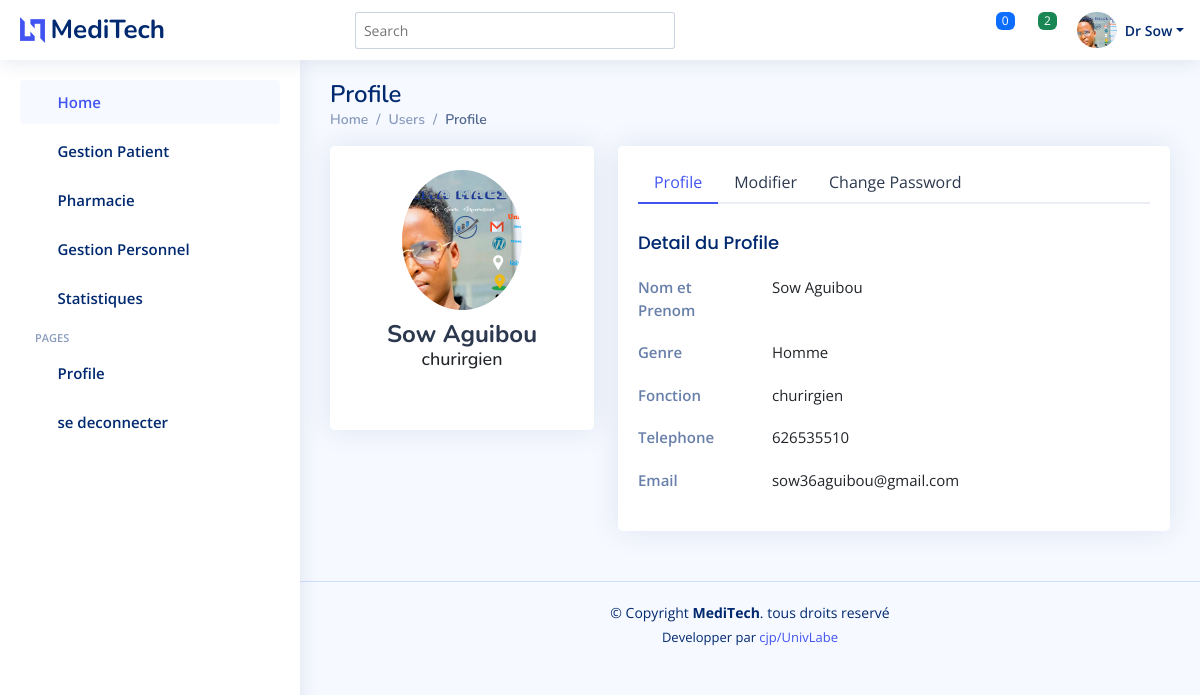
The app's page /user_profile/ (signed in), older data.
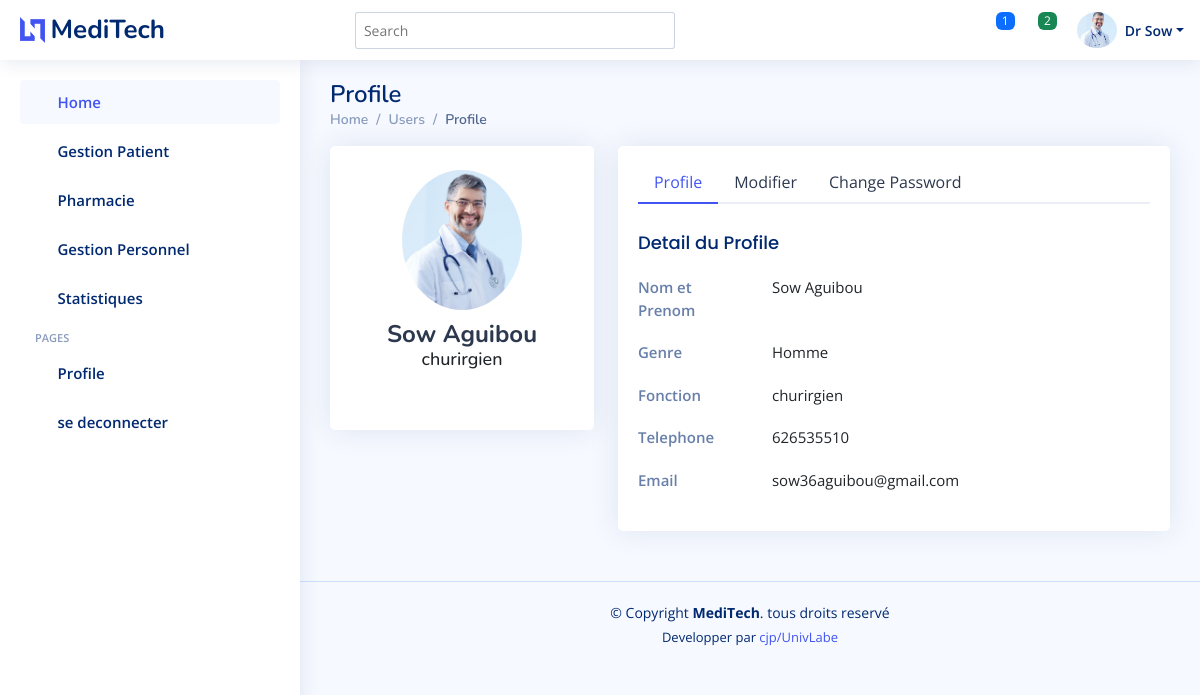
The same page, newer data.
### Personnel_Service/models.py (models this page shows, shortened)
class Personnel(models.Model):
    user = models.ForeignKey(Utilisateur, on_delete = models.CASCADE)
    nom=models.CharField(max_length=32)
    prenom=models.CharField(max_length=32)
    genre=models.CharField(max_length=9)
    tel=models.CharField(max_length=9)
    email=models.EmailField(unique=True)
    fonction=models.ForeignKey(Fonction,on_delete = models.CASCADE)
    image=models.ImageField( upload_to='profil_personnel/', height_field=None, width_field=None, max_length=None,blank=True)
    identifiant = models.CharField(max_length = 30)

class Fonction(models.Model):
    nom_fonction = models.CharField(max_length = 32)
    def __str__(self):
        return self.nom_fonction

### Personnel_Service/views.py (the view, shortened to what this page needs)
# urls.py: path('user_profile/',userProfile,name = 'user_profile'),
def userProfile(request):
    user = request.user
    personnel = Personnel.objects.get(user=user)
    context = {
        'personnel':personnel,
    }
    return render (request, 'Personnel_Service/users-profile.html',context)

### Personnel_Service/context_processors.py (called while the page is built)
def notifications(request):
    if request.user.is_authenticated:
        try:
            personnel = Personnel.objects.get(user=request.user)
            rdv_enAttente = Rendezvous.objects.filter(status_rdv='en attente', personnel=personnel)
            nbr_rdvA = rdv_enAttente.count()
            historique_notif = Rendezvous.objects.filter(personnel=personnel)
        except Personnel.DoesNotExist:
            rdv_enAttente = []
            nbr_rdvA = 0
            historique_notif=[]
    else:
        rdv_enAttente = []
        nbr_rdvA = 0
        historique_notif=[]
    return {
        'rdv_enAttente': rdv_enAttente,
        'nbr_rdvA': nbr_rdvA,
        'historique_notif':historique_notif
    }

### Personnel_Service/templates/Personnel_Service/users-profile.html (shortened to what this page needs)
{% load static %}
{% include "Personnel_Service/header_pers.html" %}
  <main id="main" class="main">
    <div class="pagetitle">
      <h1>Profile</h1>
      <nav>
        <ol class="breadcrumb">
          <li class="breadcrumb-item"><a href="index.html">Home</a></li>
          <li class="breadcrumb-item">Users</li>
          <li class="breadcrumb-item active">Profile</li>
        </ol>
      </nav>
    </div>
    <section class="section profile">
      <div class="row">
        <div class="col-xl-4">
          <div class="card">
            <div class="card-body profile-card pt-4 d-flex flex-column align-items-center">
              {% if personnel.image %}
            <img src="{{ personnel.image.url }}" alt="Profile" class="rounded-circle" >
            {% else %}
            <img src="{% static 'Patients/assets/img/messages-2.jpg' %}" alt="Profile" class="rounded-circle" >
            {% endif %}
              <h2>{{ user.nom }} {{ user.prenom }}</h2>
              <h3>{{ personnel.fonction }}</h3>
              <div class="social-links mt-2">
                <a href="#" class="twitter"><i class="bi bi-twitter"></i></a>
                <a href="#" class="facebook"><i class="bi bi-facebook"></i></a>
                <a href="#" class="instagram"><i class="bi bi-instagram"></i></a>
                <a href="#" class="linkedin"><i class="bi bi-linkedin"></i></a>
              </div>
            </div>
          </div>
        </div>
        <div class="col-xl-8">
          <div class="card">
            <div class="card-body pt-3">
              <ul class="nav nav-tabs nav-tabs-bordered">
                <li class="nav-item">
                  <button class="nav-link active" data-bs-toggle="tab" data-bs-target="#profile-overview">Profile</button>
                </li>
                <li class="nav-item">
                  <button class="nav-link" data-bs-toggle="tab" data-bs-target="#profile-edit">Modifier</button>
                </li>
                <li class="nav-item">
                  <button class="nav-link" data-bs-toggle="tab" data-bs-target="#profile-change-password">Change Password</button>
                </li>
              </ul>
              <div class="tab-content pt-2">
                <div class="tab-pane fade show active profile-overview" id="profile-overview">
                  <h5 class="card-title"> Detail du Profile</h5>
                  <div class="row">
                    <div class="col-lg-3 col-md-4 label ">Nom et Prenom</div>
                    <div class="col-lg-9 col-md-8">{{ user.nom }} {{ user.prenom }}</div>
                  </div>
                  <div class="row">
                    <div class="col-lg-3 col-md-4 label">Genre</div>
                    <div class="col-lg-9 col-md-8">{{ personnel.genre }}</div>
                  </div>
                  <div class="row">
                    <div class="col-lg-3 col-md-4 label">Fonction</div>
                    <div class="col-lg-9 col-md-8">{{ personnel.fonction }}</div>
                  </div>
                  <div class="row">
                    <div class="col-lg-3 col-md-4 label">Telephone</div>
                    <div class="col-lg-9 col-md-8">{{ personnel.tel }}</div>
                  </div>
                  <div class="row">
                    <div class="col-lg-3 col-md-4 label">Email</div>
                    <div class="col-lg-9 col-md-8">{{ personnel.email }}</div>
                  </div>
                </div>
              </div>
            </div>
          </div>
        </div>
      </div>
    </section>
  </main>
 {% include "Personnel_Service/footer_personnel.html" %}

### Personnel_Service/templates/Personnel_Service/header_pers.html (shortened to what the changed rows need)
{% load static %}
<!DOCTYPE html>
<html lang="en">
<head>
  <link href="{% static 'Patients/assets/vendor/bootstrap/css/bootstrap.min.css' %}" rel="stylesheet">
  <link href="{% static 'Patients/assets/vendor/bootstrap-icons/bootstrap-icons.css' %}" rel="stylesheet">
  <link href="{% static 'Patients/assets/vendor/boxicons/css/boxicons.min.css' %}" rel="stylesheet">
  <link href="{% static 'Patients/assets/vendor/quill/quill.snow.css' %}" rel="stylesheet">
  <link href="{% static 'Patients/assets/vendor/quill/quill.bubble.css' %}" rel="stylesheet">
  <link href="{% static 'Patients/assets/vendor/remixicon/remixicon.css' %}" rel="stylesheet">
  <link href="{% static 'Patients/assets/vendor/simple-datatables/style.css' %}" rel="stylesheet">
  <link href="{% static 'Patients/assets/css/style.css' %}" rel="stylesheet">
<body>
  <header id="header" class="header fixed-top d-flex align-items-center">
    <nav class="header-nav ms-auto">
      <ul class="d-flex align-items-center">
        <li class="nav-item dropdown">
          <a class="nav-link nav-icon" href="#" data-bs-toggle="dropdown">
            <i class="bi bi-bell"></i>
            <span class="badge bg-primary badge-number">{{ nbr_rdvA }}</span>
          </a>
        </li>
        <li class="nav-item dropdown pe-3">
          <a class="nav-link nav-profile d-flex align-items-center pe-0" href="#" data-bs-toggle="dropdown">
            {% if personnel.image %}
            <img src="{{ personnel.image.url }}" alt="Profile" class="rounded-circle" style=" width: 40px;
            height: 40px;
            object-fit: cover;
            object-position: center;
            border-radius: 50%;">
            {% else %}
            <img src="{% static 'Patients/assets/img/messages-2.jpg' %}" alt="Profile" class="rounded-circle" style=" width: 40px;
            height: 50px;
            object-fit: cover;
            object-position: center;
            border-radius: 50%;">
            {% endif %}
            <span class="d-none d-md-block dropdown-toggle ps-2">Dr {{ user.nom }}</span>
          </a>
        </li>
      </ul>
    </nav>
  </header>

Row changes from the older to the newer data that the page shows:
changed Personnel "Homme": image: a different picture
Text that changed along with them:
{{ nbr_rdvA }}: "0" → "1"
